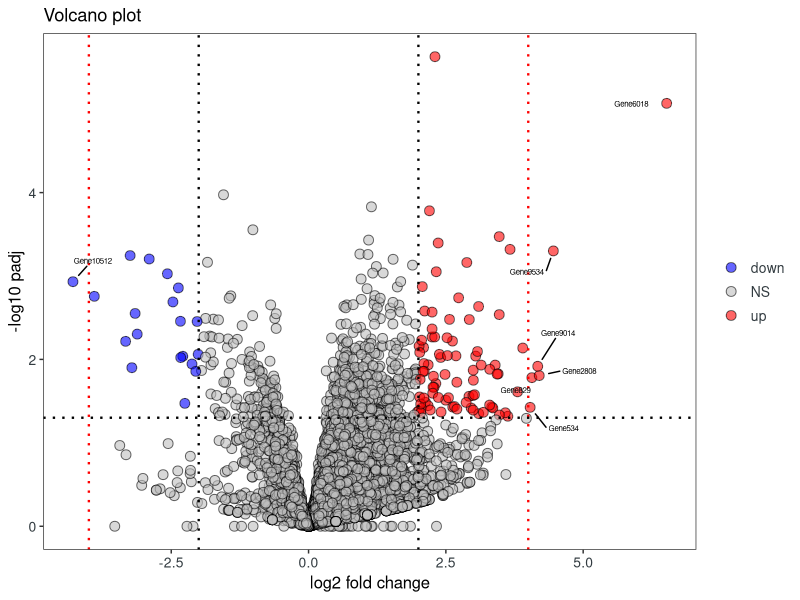
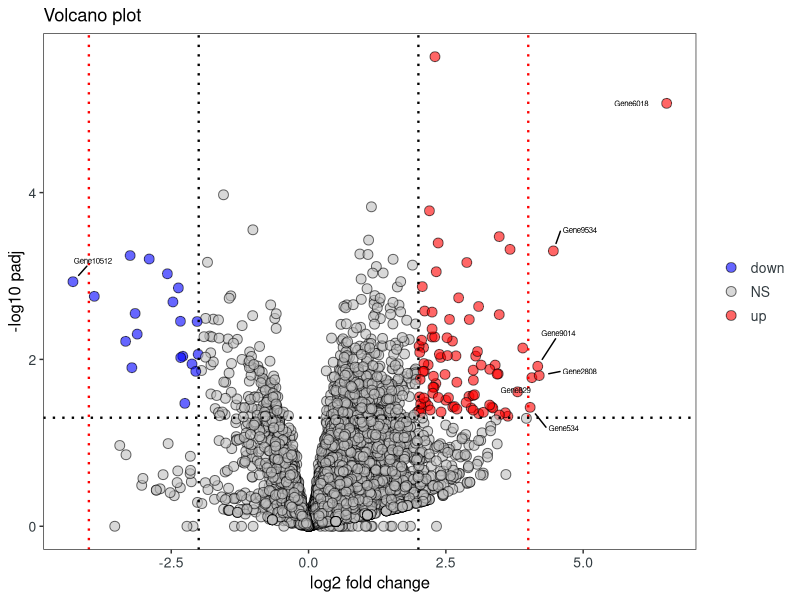

Write the R code that produced these figures, in order.
## ---- chunk 1
library(ggplot2)
library(ggrepel)
library(RColorBrewer)
library(grid)
library(scales)
## ---- chunk 2
df <- read.table("data.txt", sep="\t", header=TRUE, check.names=FALSE)

df$group <- as.factor(
  ifelse(df$padj < 0.05 & abs(df$log2FoldChange) >= 2,
         ifelse(df$log2FoldChange >= 2, "up", "down"),
         "NS")
)

df$label <- ifelse(
  df$padj < 0.05 & abs(df$log2FoldChange) >= 4,
  as.character(df$gene),
  ""
)
## ---- chunk 3
p <- ggplot(df, aes(log2FoldChange, -log10(padj), fill=group)) +
  geom_point(color="black", alpha=0.6, size=3, shape=21) +
  theme_bw() +
  theme(panel.grid=element_blank(),
        axis.text=element_text(color='#333c41', size=10),
        legend.text=element_text(color='#333c41', size=10),
        legend.title=element_blank(),
        axis.title=element_text(size=12)) +
  geom_vline(xintercept=c(-2, 2), lty=3, color='black', lwd=0.8) +
  geom_vline(xintercept=c(-4, 4), lty=3, color='red', lwd=0.8) +
  geom_hline(yintercept=-log10(0.05), lty=3, color='black', lwd=0.8) +
  scale_fill_manual(values=c('blue', 'grey', 'red')) +
  labs(title="Volcano plot",
       x="log2 fold change",
       y="-log10 padj") +
  geom_text_repel(aes(label=label),
                  max.overlaps=10000,
                  size=2,
                  box.padding=unit(0.8,'lines'),
                  point.padding=unit(0.8,'lines'),
                  segment.color='black',
                  show.legend=FALSE)

p
## ---- chunk 4
ggsave(
  filename = "volcano_plot.png",
  plot = p,
  width = 6,
  height = 8,
  dpi = 300
)
